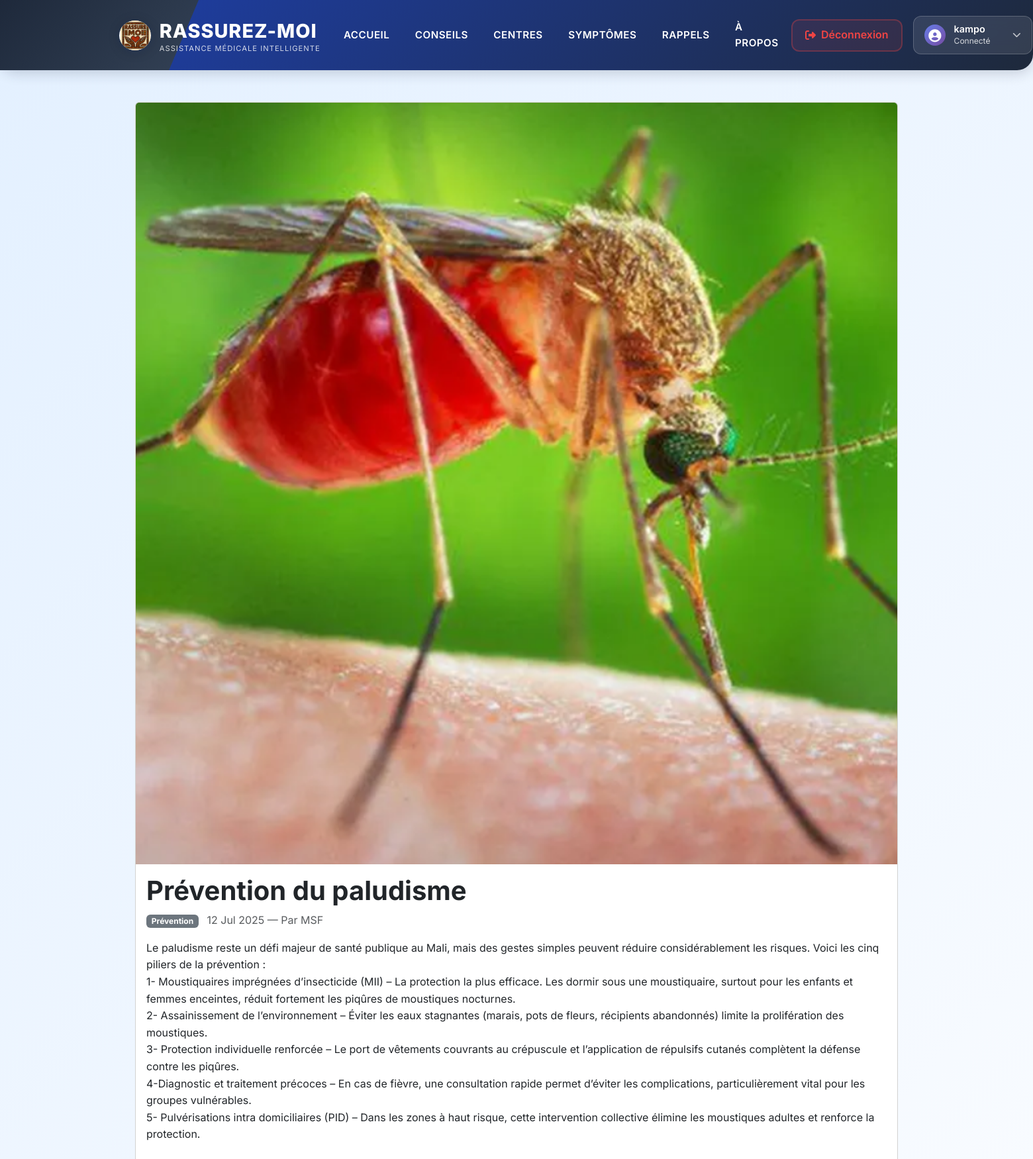
The page /articles/1/ (signed in) on the database its author committed.
### core/models.py (models this page shows, shortened)
class Article(models.Model):
    CATEGORIE_CHOICES = [
        ('PREV', 'Prévention'),
        ('SYMP', 'Symptômes'),
        ('TRAIT', 'Traitement'),
        ('URG', 'Urgence'),
    ]
    titre = models.CharField(max_length=200)
    categorie = models.CharField(max_length=5, choices=CATEGORIE_CHOICES)
    contenu = models.TextField()
    date_publication = models.DateField(auto_now_add=True)
    image = models.ImageField(upload_to='articles/')
    auteur = models.CharField(max_length=100, blank=True)
    mots_cles = models.CharField(max_length=200, blank=True)
    class Meta:
        ordering = ['-date_publication']
        verbose_name = "Article de Santé"
        verbose_name_plural = "Articles de Santé"

### core/views.py (the view)
# urls.py: path('articles/<int:article_id>/', views.article_detail, name='article_detail'),
@require_login
def article_detail(request, article_id):
    article = get_object_or_404(Article, id=article_id)
    return render(request, "core/article_detail.html", {"article": article})

### core/views.py (called while the page is built)
def require_login(view_func):
    @wraps(view_func)
    def wrapper(request, *args, **kwargs):
        if not request.user.is_authenticated:
            messages.warning(request, 'Veuillez vous connecter pour accéder à cette page.')
            return redirect('login')
        return view_func(request, *args, **kwargs)
    return wrapper

### core/templates/core/article_detail.html (shortened to what this page needs)
{% extends "core/base.html" %}
{% block content %}
<div class="container mt-4">
  <div class="card">
    {% if article.image %}
      <img src="{{ article.image.url }}" class="card-img-top" alt="{{ article.titre }}">
    {% endif %}
    <div class="card-body">
      <h1 class="card-title">{{ article.titre }}</h1>
      <p class="text-muted">
        <span class="badge bg-secondary">{{ article.get_categorie_display }}</span>
        <span class="ms-2">{{ article.date_publication|date:"d M Y" }}</span>
        {% if article.auteur %} — Par {{ article.auteur }}{% endif %}
      </p>
      <p class="card-text">{{ article.contenu|linebreaks }}</p>
    </div>
  </div>
</div>
{% endblock %}

### core/templates/core/base.html (shortened to what this page needs)
{% load static %}
<!DOCTYPE html>
<html lang="fr">
<head>
  <link href="https://cdn.jsdelivr.net/npm/bootstrap@5.4.0/dist/css/bootstrap.min.css" rel="stylesheet">
  <link rel="stylesheet" href="https://cdnjs.cloudflare.com/ajax/libs/font-awesome/6.4.0/css/all.min.css">
  <link href="{% static 'core/css/style.css' %}" rel="stylesheet">
</head>
<body class="medical-theme">
  <header>
    <nav class="navbar navbar-expand-lg navbar-medical">
      <div class="container">
        <a href="{% url 'home' %}" class="navbar-brand">
          <img src="{% static 'core/images/logo.png' %}" alt="Logo Rassurez-moi" class="brand-logo">
          <div>
            <div>RASSUREZ-MOI</div>
            <div class="brand-subtitle">ASSISTANCE MÉDICALE INTELLIGENTE</div>
          </div>
        </a>
        <div class="collapse navbar-collapse" id="mainNavbar">
          <ul class="navbar-nav me-auto">
            <li class="nav-item">
              <a class="nav-link {% if request.resolver_match.url_name == 'home' %}active{% endif %}" href="{% url 'home' %}">Accueil</a>
            </li>
            {% if user.is_authenticated %}
              <li class="nav-item">
                <a class="nav-link {% if request.resolver_match.url_name == 'articles' %}active{% endif %}" href="{% url 'articles' %}">Conseils</a>
              </li>
              <li class="nav-item">
                <a class="nav-link {% if request.resolver_match.url_name == 'centres' %}active{% endif %}" href="{% url 'centres' %}">Centres</a>
              </li>
              <li class="nav-item">
                <a class="nav-link {% if request.resolver_match.url_name == 'pipeline' %}active{% endif %}" href="{% url 'pipeline' %}">Symptômes</a>
              </li>
              <li class="nav-item">
                <a class="nav-link {% if request.resolver_match.url_name == 'reminders' %}active{% endif %}" href="{% url 'reminders' %}">Rappels</a>
              </li>
            {% else %}
              <li class="nav-item">
                <a class="nav-link" href="{% url 'login' %}" style="color: #fbbf24 !important;">
                  <i class="fas fa-lock"></i> Connexion requise
                </a>
              </li>
            {% endif %}
            <li class="nav-item">
              <a class="nav-link {% if request.resolver_match.url_name == 'about' %}active{% endif %}" href="{% url 'about' %}">À propos</a>
            </li>
          </ul>
          <div class="navbar-actions">
            {% if user.is_authenticated %}
              <form method="post" action="{% url 'logout' %}" style="margin: 0; padding: 0; display: inline;">
                <button type="submit" class="auth-btn logout-btn">
                  <i class="fas fa-sign-out-alt"></i>
                  <span>Déconnexion</span>
                </button>
              </form>
              <div class="user-menu-dropdown">
                <button class="user-menu-btn" type="button" data-bs-toggle="dropdown" aria-expanded="false">
                  <div class="user-avatar">
                    <i class="fas fa-user-circle"></i>
                  </div>
                  <div class="user-info">
                    <span class="user-name">{{ user.username }}</span>
                    <span class="user-status">Connecté</span>
                  </div>
                  <i class="fas fa-chevron-down dropdown-arrow"></i>
                </button>
              </div>
            {% else %}
              <a href="{% url 'login' %}" class="auth-btn login-btn">
                <i class="fas fa-sign-in-alt"></i>
                <span>Connexion</span>
              </a>
            {% endif %}
          </div>
        </div>
      </div>
    </nav>
  </header>
  <main class="main-content py-4">
    {% block content %}{% endblock %}
  </main>
</body>
</html>

### core/static/core/css/style.css (style rules this page uses)
* { margin: 0; padding: 0; box-sizing: border-box; }
body { font-family: 'Inter', -apple-system, BlinkMacSystemFont, 'Segoe UI', Roboto, sans-serif; font-size: 1rem; line-height: 1.6; color: #1f2937; background-color: #ffffff; -webkit-font-smoothing: antialiased; -moz-osx-font-smoothing: grayscale; }
body.medical-theme { font-family: 'Inter', Arial, sans-serif; background: linear-gradient(135deg, #e3f0ff 0%, #f8fbff 100%); min-height: 100vh; color: #1e293b; }
.navbar { border-radius: 0 0 1.5rem 1.5rem; padding-top: 0.5rem; padding-bottom: 0.5rem; }
.brand-logo { height: 48px; width: 48px; object-fit: contain; border-radius: 50%; background: #fff; box-shadow: 0 2px 8px rgba(37,99,235,0.10); }
.navbar-nav .nav-link { color: #e0e7ef; font-weight: 500; font-size: 1.08rem; transition: color 0.2s; display: flex; align-items: center; gap: 0.5rem; }
.brand-subtitle { font-size: 0.875rem; color: #4b5563; margin: 0; font-weight: 400; }
.navbar-actions { display: flex; align-items: center; gap: 1rem; }
.user-name { font-weight: 500; color: #374151; }
.main-content { min-height: 60vh; padding-bottom: 2rem; }
.container { max-width: 1200px; margin: 0 auto; padding: 0 1.5rem; }
h1, h2, h3, h4, h5 { font-family: 'Inter', Arial, sans-serif; font-weight: 700; }
a { text-decoration: none; }

### core/templates/core/base.html (style rules this page uses)
.navbar-medical { background: linear-gradient(135deg, #1e40af 0%, #1e293b 100%); box-shadow: 0 4px 20px rgba(30,41,59,0.2); font-family: 'Inter', sans-serif; padding: 0; position: relative; }
.navbar-medical::before { content: ''; position: absolute; top: 0; left: 0; width: 300px; height: 100%; background: linear-gradient(135deg, #1e293b 0%, #334155 100%); clip-path: polygon(0 0, 100% 0, 85% 100%, 0% 100%); z-index: 1; }
.navbar-medical .container { position: relative; z-index: 2; display: flex; align-items: center; justify-content: space-between; padding: 1rem 0; }
.navbar-medical .navbar-brand { display: flex; align-items: center; gap: 0.8rem; color: #fff; text-decoration: none; font-weight: 800; font-size: 1.8rem; letter-spacing: 1px; }
.navbar-medical .brand-logo { height: 45px; filter: drop-shadow(0 2px 8px rgba(0,0,0,0.2)); }
.navbar-medical .brand-subtitle { color: #ffffff; font-size: 0.7rem; font-weight: 400; opacity: 0.8; margin-top: -0.3rem; }
.navbar-medical .navbar-nav { display: flex; align-items: center; gap: 0; margin: 0; padding: 0; }
.navbar-medical .nav-item { margin: 0; }
.navbar-medical .nav-link { color: #fff !important; font-weight: 600; font-size: 0.95rem; padding: 0.8rem 1.2rem !important; text-decoration: none; transition: all 0.3s ease; position: relative; text-transform: uppercase; letter-spacing: 0.5px; }
.navbar-medical .nav-link::after { content: ''; position: absolute; bottom: 0; left: 50%; width: 0; height: 3px; background: #fff; transition: all 0.3s ease; transform: translateX(-50%); }
.navbar-actions { display: flex; align-items: center; gap: 1rem; }
.user-menu-dropdown { position: relative; }
.user-menu-btn { display: flex; align-items: center; gap: 0.8rem; background: rgba(255, 255, 255, 0.1); border: 1px solid rgba(255, 255, 255, 0.2); border-radius: 12px; padding: 0.6rem 1rem; color: #fff; text-decoration: none; transition: all 0.3s ease; backdrop-filter: blur(10px); min-width: 180px; }
.user-avatar { width: 32px; height: 32px; background: linear-gradient(135deg, #667eea 0%, #764ba2 100%); border-radius: 50%; display: flex; align-items: center; justify-content: center; font-size: 1.2rem; color: white; }
.user-info { display: flex; flex-direction: column; align-items: flex-start; flex: 1; }
.user-name { font-weight: 600; font-size: 0.9rem; color: #fff; line-height: 1.2; }
.user-status { font-size: 0.75rem; color: rgba(255, 255, 255, 0.8); font-weight: 400; }
.dropdown-arrow { font-size: 0.8rem; color: rgba(255, 255, 255, 0.7); transition: transform 0.3s ease; }
.auth-btn { display: flex; align-items: center; gap: 0.5rem; padding: 0.6rem 1.2rem; border-radius: 12px; text-decoration: none; font-weight: 600; transition: all 0.3s ease; border: 2px solid rgba(255, 255, 255, 0.3); }
.logout-btn { background: rgba(239, 68, 68, 0.1); color: #ef4444; border-color: rgba(239, 68, 68, 0.3); }

### rows shown on the page
Article: image (picture), titre "Prévention du paludisme", categorie "Prévention", date_publication "12 Jul 2025", auteur "MSF", contenu "Le paludisme reste un défi majeur de santé publique au Mali, mais des gestes simples peuvent réduire considérablement les risques. Voici les cinq piliers de la prévention : 1- Moustiquaires imprégnées d’insecticide (MII) – La protection la plus efficace. Les dormir sous une moustiquaire, surtout pour les enfants et femmes enceintes, réduit fortement les piqûres de moustiques nocturnes. 2- Assainissement de l’environnement – Éviter les eaux stagnantes (marais, pots de fleurs, récipients abandonnés) limite la prolifération des moustiques. 3- Protection individuelle renforcée – Le port de vêtements couvrants au crépuscule et l’application de répulsifs cutanés complètent la défense contre les…"

### other values the page prints
{{ user.username }} "kampo"
